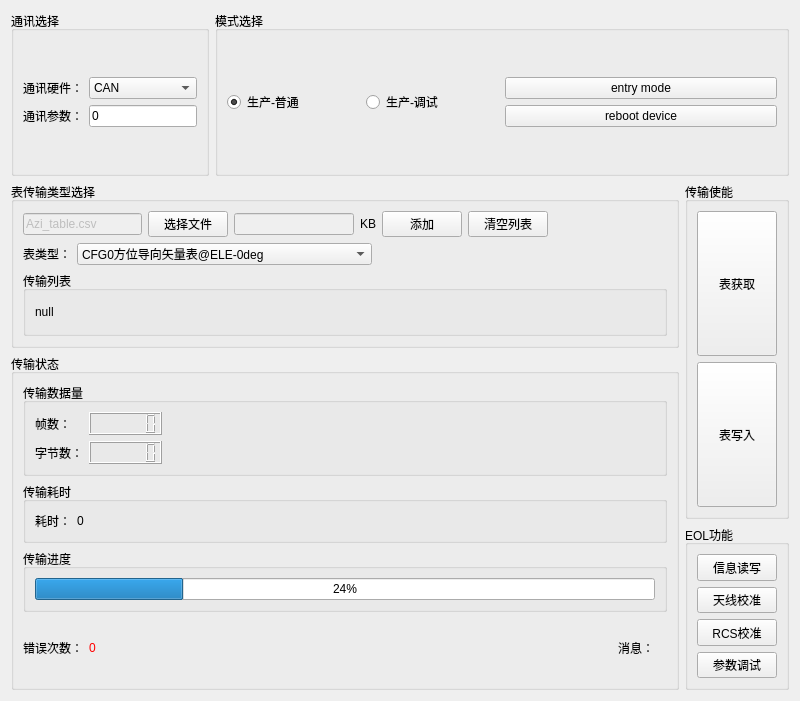
<?xml version="1.0" encoding="UTF-8"?>
<ui version="4.0">
 <class>eol_window</class>
 <widget class="QWidget" name="eol_window">
  <property name="geometry">
   <rect>
    <x>0</x>
    <y>0</y>
    <width>800</width>
    <height>701</height>
   </rect>
  </property>
  <property name="windowTitle">
   <string>Form</string>
  </property>
  <layout class="QGridLayout" name="gridLayout_10">
   <item row="3" column="2">
    <widget class="QGroupBox" name="eol_func_groupBox">
     <property name="sizePolicy">
      <sizepolicy hsizetype="Fixed" vsizetype="Preferred">
       <horstretch>0</horstretch>
       <verstretch>0</verstretch>
      </sizepolicy>
     </property>
     <property name="title">
      <string>EOL功能</string>
     </property>
     <layout class="QGridLayout" name="gridLayout_4">
      <item row="0" column="0">
       <layout class="QVBoxLayout" name="verticalLayout_5">
        <item>
         <widget class="QPushButton" name="eol_device_rw_func_pushButton">
          <property name="sizePolicy">
           <sizepolicy hsizetype="Minimum" vsizetype="Preferred">
            <horstretch>0</horstretch>
            <verstretch>0</verstretch>
           </sizepolicy>
          </property>
          <property name="text">
           <string>信息读写</string>
          </property>
         </widget>
        </item>
        <item>
         <widget class="QPushButton" name="ant_calibration_func_pushButton">
          <property name="sizePolicy">
           <sizepolicy hsizetype="Minimum" vsizetype="Preferred">
            <horstretch>0</horstretch>
            <verstretch>0</verstretch>
           </sizepolicy>
          </property>
          <property name="text">
           <string>天线校准</string>
          </property>
         </widget>
        </item>
        <item>
         <widget class="QPushButton" name="rcs_calibration_func_pushButton">
          <property name="sizePolicy">
           <sizepolicy hsizetype="Minimum" vsizetype="Preferred">
            <horstretch>0</horstretch>
            <verstretch>0</verstretch>
           </sizepolicy>
          </property>
          <property name="text">
           <string>RCS校准</string>
          </property>
         </widget>
        </item>
        <item>
         <widget class="QPushButton" name="debug_pushButton">
          <property name="sizePolicy">
           <sizepolicy hsizetype="Minimum" vsizetype="Preferred">
            <horstretch>0</horstretch>
            <verstretch>0</verstretch>
           </sizepolicy>
          </property>
          <property name="text">
           <string>参数调试</string>
          </property>
         </widget>
        </item>
       </layout>
      </item>
     </layout>
    </widget>
   </item>
   <item row="1" column="2" rowspan="2">
    <widget class="QGroupBox" name="switch_groupBox">
     <property name="sizePolicy">
      <sizepolicy hsizetype="Preferred" vsizetype="Preferred">
       <horstretch>0</horstretch>
       <verstretch>0</verstretch>
      </sizepolicy>
     </property>
     <property name="title">
      <string>传输使能</string>
     </property>
     <layout class="QGridLayout" name="gridLayout">
      <item row="0" column="0">
       <layout class="QVBoxLayout" name="verticalLayout">
        <item>
         <widget class="QPushButton" name="upload_pushButton">
          <property name="sizePolicy">
           <sizepolicy hsizetype="Minimum" vsizetype="Preferred">
            <horstretch>0</horstretch>
            <verstretch>0</verstretch>
           </sizepolicy>
          </property>
          <property name="text">
           <string>表获取</string>
          </property>
         </widget>
        </item>
        <item>
         <widget class="QPushButton" name="update_pushButton">
          <property name="sizePolicy">
           <sizepolicy hsizetype="Minimum" vsizetype="Preferred">
            <horstretch>0</horstretch>
            <verstretch>0</verstretch>
           </sizepolicy>
          </property>
          <property name="text">
           <string>表写入</string>
          </property>
         </widget>
        </item>
       </layout>
      </item>
     </layout>
    </widget>
   </item>
   <item row="0" column="0">
    <widget class="QGroupBox" name="eol_com_groupBox">
     <property name="sizePolicy">
      <sizepolicy hsizetype="Fixed" vsizetype="Preferred">
       <horstretch>0</horstretch>
       <verstretch>0</verstretch>
      </sizepolicy>
     </property>
     <property name="title">
      <string>通讯选择</string>
     </property>
     <layout class="QGridLayout" name="gridLayout_11">
      <item row="0" column="0">
       <layout class="QHBoxLayout" name="horizontalLayout_8">
        <item>
         <layout class="QVBoxLayout" name="verticalLayout_7">
          <item>
           <widget class="QLabel" name="com_hw_label">
            <property name="text">
             <string>通讯硬件：</string>
            </property>
           </widget>
          </item>
          <item>
           <widget class="QLabel" name="com_config_label">
            <property name="text">
             <string>通讯参数：</string>
            </property>
           </widget>
          </item>
         </layout>
        </item>
        <item>
         <layout class="QVBoxLayout" name="verticalLayout_6">
          <item>
           <widget class="QComboBox" name="com_hw_comboBox">
            <item>
             <property name="text">
              <string>CAN</string>
             </property>
            </item>
            <item>
             <property name="text">
              <string>UART(待开发)</string>
             </property>
            </item>
            <item>
             <property name="text">
              <string>ETH(待开发)</string>
             </property>
            </item>
            <item>
             <property name="text">
              <string>LIN(待开发)</string>
             </property>
            </item>
           </widget>
          </item>
          <item>
           <widget class="QLineEdit" name="com_config_lineEdit">
            <property name="text">
             <string>0</string>
            </property>
           </widget>
          </item>
         </layout>
        </item>
       </layout>
      </item>
     </layout>
    </widget>
   </item>
   <item row="1" column="0" colspan="2">
    <widget class="QGroupBox" name="table_set_groupBox">
     <property name="sizePolicy">
      <sizepolicy hsizetype="Preferred" vsizetype="Preferred">
       <horstretch>0</horstretch>
       <verstretch>0</verstretch>
      </sizepolicy>
     </property>
     <property name="title">
      <string>表传输类型选择</string>
     </property>
     <layout class="QGridLayout" name="gridLayout_2">
      <item row="0" column="0">
       <layout class="QVBoxLayout" name="verticalLayout_3">
        <item>
         <layout class="QHBoxLayout" name="horizontalLayout">
          <item>
           <widget class="QLineEdit" name="file_name_lineEdit">
            <property name="enabled">
             <bool>false</bool>
            </property>
            <property name="text">
             <string>Azi_table.csv</string>
            </property>
           </widget>
          </item>
          <item>
           <widget class="QPushButton" name="file_sel_pushButton">
            <property name="text">
             <string>选择文件</string>
            </property>
           </widget>
          </item>
          <item>
           <widget class="QLineEdit" name="file_size_lineEdit">
            <property name="enabled">
             <bool>false</bool>
            </property>
           </widget>
          </item>
          <item>
           <widget class="QLabel" name="kb_label">
            <property name="text">
             <string>KB</string>
            </property>
           </widget>
          </item>
          <item>
           <widget class="QPushButton" name="add_list_pushButton">
            <property name="text">
             <string>添加</string>
            </property>
           </widget>
          </item>
          <item>
           <widget class="QPushButton" name="clear_list_pushButton">
            <property name="text">
             <string>清空列表</string>
            </property>
           </widget>
          </item>
          <item>
           <spacer name="horizontalSpacer_5">
            <property name="orientation">
             <enum>Qt::Horizontal</enum>
            </property>
            <property name="sizeHint" stdset="0">
             <size>
              <width>40</width>
              <height>20</height>
             </size>
            </property>
           </spacer>
          </item>
         </layout>
        </item>
        <item>
         <layout class="QHBoxLayout" name="horizontalLayout_2">
          <item>
           <widget class="QLabel" name="table_type_label">
            <property name="text">
             <string>表类型：</string>
            </property>
           </widget>
          </item>
          <item>
           <widget class="QComboBox" name="table_type_comboBox">
            <property name="sizePolicy">
             <sizepolicy hsizetype="Expanding" vsizetype="Fixed">
              <horstretch>0</horstretch>
              <verstretch>0</verstretch>
             </sizepolicy>
            </property>
            <item>
             <property name="text">
              <string>CFG0方位导向矢量表@ELE-0deg</string>
             </property>
            </item>
            <item>
             <property name="text">
              <string>CFG1方位导向矢量表@ELE-0deg</string>
             </property>
            </item>
            <item>
             <property name="text">
              <string>CFG2方位导向矢量表@ELE-0deg</string>
             </property>
            </item>
            <item>
             <property name="text">
              <string>CFG3方位导向矢量表@ELE-0deg</string>
             </property>
            </item>
            <item>
             <property name="text">
              <string>CFG0俯仰导向矢量表@AZI-0deg</string>
             </property>
            </item>
            <item>
             <property name="text">
              <string>CFG1俯仰导向矢量表@AZI-0deg</string>
             </property>
            </item>
            <item>
             <property name="text">
              <string>CFG2俯仰导向矢量表@AZI-0deg</string>
             </property>
            </item>
            <item>
             <property name="text">
              <string>CFG3俯仰导向矢量表@AZI-0deg</string>
             </property>
            </item>
            <item>
             <property name="text">
              <string>CFG0天线位置与相位补偿表</string>
             </property>
            </item>
            <item>
             <property name="text">
              <string>CFG1天线位置与相位补偿表</string>
             </property>
            </item>
            <item>
             <property name="text">
              <string>CFG2天线位置与相位补偿表</string>
             </property>
            </item>
            <item>
             <property name="text">
              <string>CFG3天线位置与相位补偿表</string>
             </property>
            </item>
            <item>
             <property name="text">
              <string>CFG0天线方向表</string>
             </property>
            </item>
            <item>
             <property name="text">
              <string>CFG1天线方向表</string>
             </property>
            </item>
            <item>
             <property name="text">
              <string>CFG2天线方向表</string>
             </property>
            </item>
            <item>
             <property name="text">
              <string>CFG3天线方向表</string>
             </property>
            </item>
            <item>
             <property name="text">
              <string>CFG0俯仰导向矢量表@AZI-45deg</string>
             </property>
            </item>
            <item>
             <property name="text">
              <string>CFG1俯仰导向矢量表@AZI-45deg</string>
             </property>
            </item>
            <item>
             <property name="text">
              <string>CFG2俯仰导向矢量表@AZI-45deg</string>
             </property>
            </item>
            <item>
             <property name="text">
              <string>CFG3俯仰导向矢量表@AZI-45deg</string>
             </property>
            </item>
            <item>
             <property name="text">
              <string>CFG0俯仰导向矢量表@AZI+45deg</string>
             </property>
            </item>
            <item>
             <property name="text">
              <string>CFG1俯仰导向矢量表@AZI+45deg</string>
             </property>
            </item>
            <item>
             <property name="text">
              <string>CFG2俯仰导向矢量表@AZI+45deg</string>
             </property>
            </item>
            <item>
             <property name="text">
              <string>CFG3俯仰导向矢量表@AZI+45deg</string>
             </property>
            </item>
            <item>
             <property name="text">
              <string>CFGALL通道底噪表</string>
             </property>
            </item>
           </widget>
          </item>
          <item>
           <spacer name="horizontalSpacer">
            <property name="orientation">
             <enum>Qt::Horizontal</enum>
            </property>
            <property name="sizeHint" stdset="0">
             <size>
              <width>40</width>
              <height>20</height>
             </size>
            </property>
           </spacer>
          </item>
         </layout>
        </item>
       </layout>
      </item>
      <item row="1" column="0">
       <widget class="QGroupBox" name="ready_transfer_list_groupBox">
        <property name="title">
         <string>传输列表</string>
        </property>
        <layout class="QGridLayout" name="gridLayout_8">
         <item row="0" column="0">
          <widget class="QLabel" name="transfer_list_val_label">
           <property name="text">
            <string>null</string>
           </property>
          </widget>
         </item>
        </layout>
       </widget>
      </item>
     </layout>
    </widget>
   </item>
   <item row="2" column="0" rowspan="2" colspan="2">
    <widget class="QGroupBox" name="state_groupBox">
     <property name="title">
      <string>传输状态</string>
     </property>
     <layout class="QGridLayout" name="gridLayout_3">
      <item row="5" column="0">
       <layout class="QHBoxLayout" name="horizontalLayout_5">
        <item>
         <widget class="QLabel" name="error_num_label">
          <property name="text">
           <string>错误次数：</string>
          </property>
         </widget>
        </item>
        <item>
         <widget class="QLabel" name="error_num_val_label">
          <property name="styleSheet">
           <string notr="true">color: rgb(255, 0, 0);</string>
          </property>
          <property name="text">
           <string>0</string>
          </property>
         </widget>
        </item>
       </layout>
      </item>
      <item row="5" column="2">
       <widget class="QLabel" name="msg_label">
        <property name="text">
         <string>消息：</string>
        </property>
       </widget>
      </item>
      <item row="5" column="1">
       <spacer name="horizontalSpacer_4">
        <property name="orientation">
         <enum>Qt::Horizontal</enum>
        </property>
        <property name="sizeHint" stdset="0">
         <size>
          <width>40</width>
          <height>20</height>
         </size>
        </property>
       </spacer>
      </item>
      <item row="5" column="3">
       <widget class="QLabel" name="msg_str_label">
        <property name="text">
         <string/>
        </property>
       </widget>
      </item>
      <item row="3" column="0" colspan="4">
       <widget class="QGroupBox" name="transfer_groupBox">
        <property name="title">
         <string>传输进度</string>
        </property>
        <layout class="QGridLayout" name="gridLayout_5">
         <item row="0" column="0">
          <widget class="QProgressBar" name="transfer_progressBar">
           <property name="value">
            <number>24</number>
           </property>
          </widget>
         </item>
        </layout>
       </widget>
      </item>
      <item row="2" column="0" colspan="4">
       <widget class="QGroupBox" name="timer_cnt_groupBox">
        <property name="title">
         <string>传输耗时</string>
        </property>
        <layout class="QGridLayout" name="gridLayout_6">
         <item row="0" column="0">
          <layout class="QHBoxLayout" name="horizontalLayout_6">
           <item>
            <widget class="QLabel" name="time_cnt_label">
             <property name="text">
              <string>耗时：</string>
             </property>
            </widget>
           </item>
           <item>
            <widget class="QLabel" name="time_cnt_val_label">
             <property name="text">
              <string>0</string>
             </property>
            </widget>
           </item>
          </layout>
         </item>
         <item row="0" column="1">
          <spacer name="horizontalSpacer_3">
           <property name="orientation">
            <enum>Qt::Horizontal</enum>
           </property>
           <property name="sizeHint" stdset="0">
            <size>
             <width>40</width>
             <height>20</height>
            </size>
           </property>
          </spacer>
         </item>
        </layout>
       </widget>
      </item>
      <item row="0" column="0" colspan="4">
       <widget class="QGroupBox" name="transfer_bytes_groupBox">
        <property name="title">
         <string>传输数据量</string>
        </property>
        <layout class="QGridLayout" name="gridLayout_7">
         <item row="0" column="0">
          <layout class="QVBoxLayout" name="verticalLayout_2">
           <item>
            <layout class="QHBoxLayout" name="horizontalLayout_3">
             <item>
              <widget class="QLabel" name="frames_label">
               <property name="text">
                <string>帧数：</string>
               </property>
              </widget>
             </item>
             <item>
              <widget class="QLCDNumber" name="frame_lcdNumber">
               <property name="digitCount">
                <number>6</number>
               </property>
              </widget>
             </item>
            </layout>
           </item>
           <item>
            <layout class="QHBoxLayout" name="horizontalLayout_4">
             <item>
              <widget class="QLabel" name="bytes_label">
               <property name="text">
                <string>字节数：</string>
               </property>
              </widget>
             </item>
             <item>
              <widget class="QLCDNumber" name="bytes_lcdNumber">
               <property name="digitCount">
                <number>6</number>
               </property>
              </widget>
             </item>
            </layout>
           </item>
          </layout>
         </item>
         <item row="0" column="1">
          <spacer name="horizontalSpacer_2">
           <property name="orientation">
            <enum>Qt::Horizontal</enum>
           </property>
           <property name="sizeHint" stdset="0">
            <size>
             <width>40</width>
             <height>20</height>
            </size>
           </property>
          </spacer>
         </item>
        </layout>
       </widget>
      </item>
     </layout>
    </widget>
   </item>
   <item row="0" column="1" colspan="2">
    <widget class="QGroupBox" name="mode_groupBox">
     <property name="sizePolicy">
      <sizepolicy hsizetype="Preferred" vsizetype="Preferred">
       <horstretch>0</horstretch>
       <verstretch>0</verstretch>
      </sizepolicy>
     </property>
     <property name="title">
      <string>模式选择</string>
     </property>
     <layout class="QGridLayout" name="gridLayout_9">
      <item row="0" column="1">
       <layout class="QHBoxLayout" name="horizontalLayout_7">
        <item>
         <widget class="QRadioButton" name="produce_noral_radioButton">
          <property name="text">
           <string>生产-普通</string>
          </property>
          <property name="checked">
           <bool>true</bool>
          </property>
         </widget>
        </item>
        <item>
         <widget class="QRadioButton" name="produce_debug_radioButton">
          <property name="text">
           <string>生产-调试</string>
          </property>
         </widget>
        </item>
       </layout>
      </item>
      <item row="0" column="2">
       <layout class="QVBoxLayout" name="verticalLayout_4">
        <item>
         <widget class="QPushButton" name="entry_produce_mode_pushButton">
          <property name="text">
           <string>entry mode</string>
          </property>
         </widget>
        </item>
        <item>
         <widget class="QPushButton" name="reboot_pushButton">
          <property name="text">
           <string>reboot device</string>
          </property>
         </widget>
        </item>
       </layout>
      </item>
     </layout>
    </widget>
   </item>
  </layout>
 </widget>
 <resources/>
 <connections/>
</ui>
